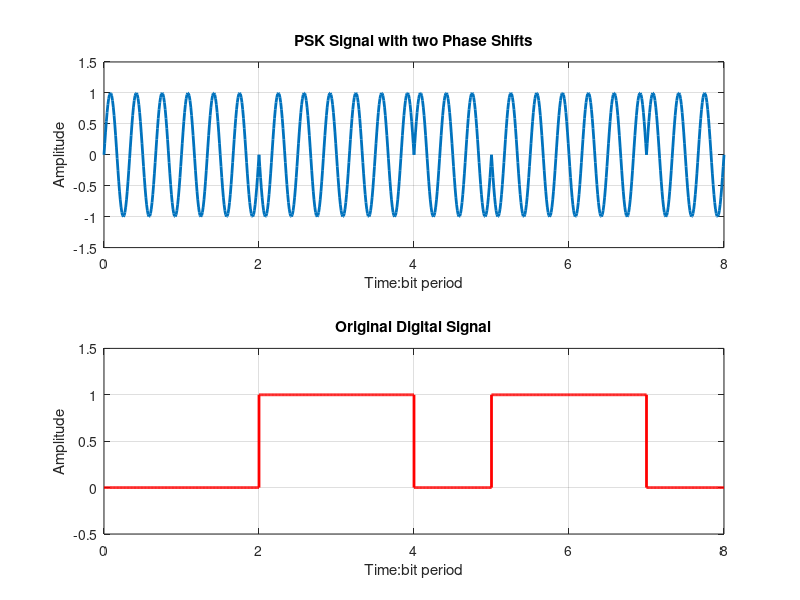

MATLAB code for this plot:
format long;

% Clear all variables and close all figures
clear all;
close all;

% The number of bits to send - Frame Length
N = 8;

% Generate a random bit stream
bit_stream = round(rand(1,N));

% Enter the two Phase shifts - in Radians
% Phase for 0 bit
P1 = 0; 

% Phase for 1 bit
P2 = pi;

% Frequency of Modulating Signal
f = 3;

% Sampling rate - This will define the resoultion
fs = 100;

% Time for one bit
t = 0: 1/fs : 1;

% This time variable is just for plot
time = [];

PSK_signal = [];
Digital_signal = [];

for ii = 1: 1: length(bit_stream)
    
    % The FSK Signal
    PSK_signal = [PSK_signal (bit_stream(ii)==0)*sin(2*pi*f*t + P1)+...
        (bit_stream(ii)==1)*sin(2*pi*f*t + P2)];
    
    % The Original Digital Signal
    Digital_signal = [Digital_signal (bit_stream(ii)==0)*...
        zeros(1,length(t)) + (bit_stream(ii)==1)*ones(1,length(t))];
    
    time = [time t];
    t =  t + 1;
   
end

% Plot the PSK Signal
subplot(2,1,1);
plot(time,PSK_signal,'LineWidth',2);
xlabel('Time:bit period');
ylabel('Amplitude');
title('PSK Signal with two Phase Shifts');
axis([0 time(end) -1.5 1.5]);
grid  on;

% Plot the Original Digital Signal
subplot(2,1,2);
plot(time,Digital_signal,'r','LineWidth',2);
xlabel('Time:bit period');
ylabel('Amplitude');
title('Original Digital Signal');
axis([0 time(end) -0.5 1.5]);
grid on;
